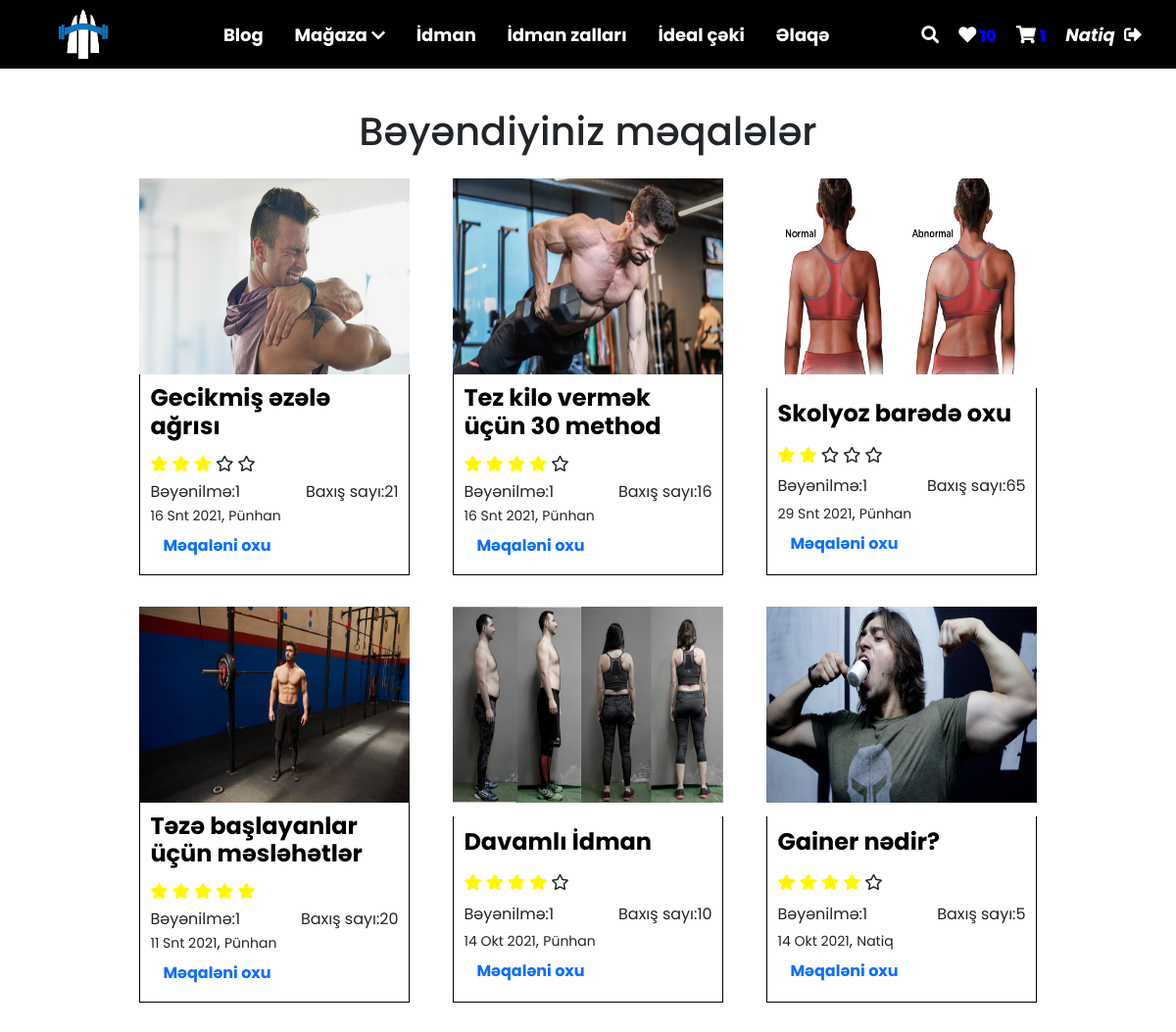
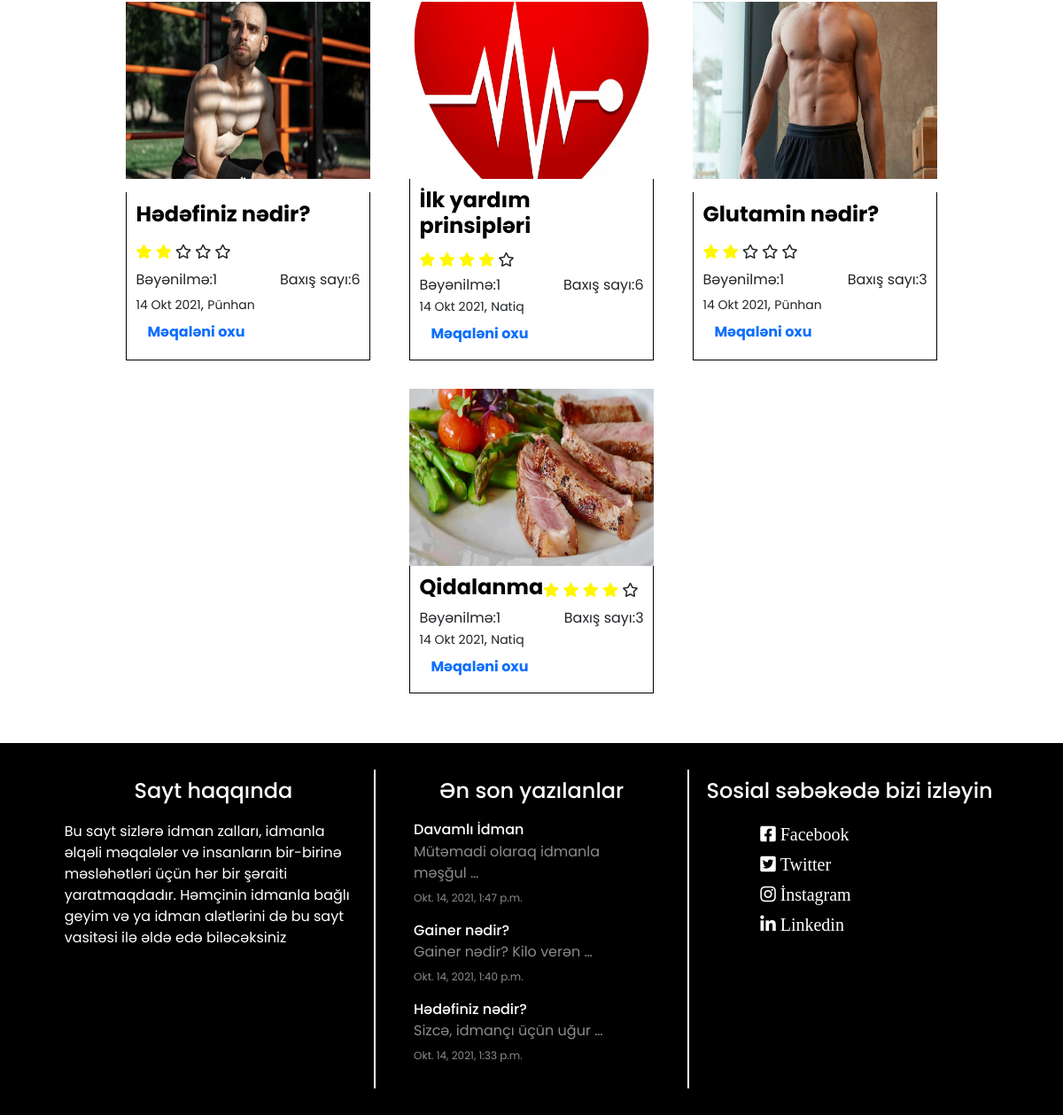
/article/likeArticles/ (signed in), run on the app's committed database (2 pictures, top to bottom).
### article/models.py (models this page shows, shortened)
class LikeArticle(models.Model):
    user = models.ForeignKey('auth.User', on_delete=models.CASCADE, null=True, blank=True )
    article = models.ForeignKey(Article, on_delete=models.CASCADE)

class Article(models.Model):
    author = models.ForeignKey('auth.User', on_delete=models.CASCADE)
    title = models.CharField(max_length=50)
    content = RichTextField()
    article_rate = models.PositiveIntegerField(default=0)
    article_views = models.PositiveIntegerField(default=0)
    articles_likes = models.PositiveIntegerField(default=0)
    article_images = models.FileField( null=True, verbose_name='Sekil elave edin')
    created_date = models.DateTimeField(auto_now_add=True)
    @(property)
    def rated(self):
        comment_rate = Comments.objects.filter(article = self)
        rate =0
        rated=0
        cem=0
        for i in comment_rate:
            rated += i.rate
            cem +=1
        if cem >0 and rated >0:
            rate = round(rated/cem)
        if rate >0:
            self.article_rate = rate
            self.save()
            return (rate)
        else:
            return('None')

class Comments(models.Model):
    article = models.ForeignKey(Article, on_delete=models.CASCADE, verbose_name='Məqalə', related_name='comments')
    comment_author = models.ForeignKey('auth.User', on_delete=models.CASCADE)
    rate = models.IntegerField(default=1,
            validators=[
                MaxValueValidator(5),
                MinValueValidator(0)
            ]
    )
    comment = models.TextField()
    comment_created_date = models.DateTimeField(auto_now_add=True)

### article/views.py (the view)
# urls.py: path('likeArticles/',views.likeArticles, name='likeArticles' ),
def likeArticles(request):
    return render(request, 'likesArticle.html')

### article/views.py (called while the page is built)
def footer(request):
    formm = Article.objects.all().order_by('-created_date')[:3]
    random_article = Article.objects.order_by('?')[0]
    allArticles = Article.objects.all().order_by('-created_date')
    carousel = IndexCarousel.objects.all()
    return{
        'formm':formm,
        'carousel': carousel,
        'allArticles':allArticles,
        'random_article':random_article
    }

def allLikeArticles(request):
    if request.user.id:
        likeArticlenavbar = LikeArticle.objects.filter(user=request.user).order_by('-id')[:2]
        likeArticles = LikeArticle.objects.filter(user=request.user)
        return{
            'likeArticles':likeArticles,
            'likeArticlenavbar':likeArticlenavbar,
        }
    else:
        return{}

### order/models.py (called while the page is built)
    @property
    def amount(self):
        return (self.product.price * self.quantity)

### order/views.py (called while the page is built)
def theCart(request):
    if request.user.id:
        carts = ShopCart.objects.filter(user=request.user)
        shopCartsNavbar = ShopCart.objects.filter(user=request.user).order_by('-id')[:2]
        return{
            'carts':carts,
            'shopCartsNavbar':shopCartsNavbar,
        }
    return {}

### shoppings/views.py (called while the page is built)
def navbarCategory(request):
    categories = Category.objects.filter(parent__isnull=True)
    allProducts = Product.objects.all().order_by('-created_date')
    return{
        'categories':categories,
        'allProducts':allProducts,
    }

### templates/likesArticle.html (shortened to what this page needs)
{% extends "layout.html" %}
{%  block css %}
<link rel="stylesheet" href="/static/allarticle.css">
{% endblock css %}
{% block body %}
<div class='meqaleler-container'>
<div class='article-header'>
    <h1 class="basliq">Bəyəndiyiniz məqalələr</h1>
</div>
    {% if likeArticles  %}
    <div  class="meqaleler d-flex flex-wrap">
        {% for like in likeArticles %}
            <div class="meqale" >
                <div class="sekil">
                    <img id='article-images' src="{{ like.article.article_images.url }}" alt="">
                </div>
                <div class="yazilar yazilar-article d-flex flex-wrap align-items-center">
                    <h4 >{{ like.article.title }}</h4>
                    {% if like.article.rated %}
                    <div stye='width:100%' class="rating mt-1 mb-1">
                        <i class="rating__star {% if like.article.rated >= 1 %}  fas {% else %} far {% endif %}fa-star"></i>
                        <i class="rating__star {% if like.article.rated >= 2 %}  fas {% else %} far {% endif %}fa-star"></i>
                        <i class="rating__star {% if like.article.rated >= 3 %}  fas {% else %} far {% endif %}fa-star"></i>
                        <i class="rating__star {% if like.article.rated >= 4 %}  fas {% else %} far {% endif %}fa-star"></i>
                        <i class="rating__star {% if like.article.rated >= 5 %}  fas {% else %} far {% endif %}fa-star"></i>
                    </div>
                    {% endif %}
                    <div style='width:100%' class='d-flex justify-content-between'>
                        <span>Bəyənilmə:{{like.article.articles_likes}}</span>
                        <span>Baxış sayı:{{like.article.article_views}}</span>
                    </div>
                    <div><small>{{ like.article.created_date|date:"d M Y" }}</small>,
                    <small>{{ like.article.author.first_name }}</small>
                    <a style='font-weight:bolder' class="btn btn-link"  href="/article/viewArticle/{{ like.article.id }}">
                        Məqaləni oxu
                    </a></div>
                </div>
            </div>
        {% endfor %}
</div>
    {% else %}
        <h1 style="color: red; text-align: center">Bəyəndiyiniz məqalə yoxdur</h1>
    {% endif %}
        </div>
{% endblock %}

### templates/includes/navbar.html (shortened to what this page needs)
{% load static %}
<div id="navbar">
      <div class="logo">
          <a href="/">
                <img style='width:50px; height:50px' src="{% static '../media/Logo.png' %} " alt="sekil">
          </a>
      </div>
            <ul id='kecidler' class="kecidler" >
                <li>
                    <a class='kecidler-a' href="/article/allarticle/">Blog</a>
                </li>
                <li class="dropdown">
                    <a class='kecidler-a' href="/shoppings/">Mağaza</a>
                    <i class="fas fa-chevron-down"></i>
                </li>
                <li>
                    <a  class='kecidler-a' href="/sports">İdman</a>
                </li>
                <li>
                    <a class='kecidler-a' href="/gymCenter">İdman zalları</a>
                </li>
                <li>
                    <a class='kecidler-a' href="/idealceki">İdeal çəki</a>
                </li>
                <li>
                    <a class='kecidler-a' href="/contact">Əlaqə</a>
                </li>
            </ul>
        <ul class="icons">
            <li class='search' >
                     <i id='search' class="fas fa-search"></i>
            </li>
        {% if likeArticles %}
            <li class="dropdown1" href="/article/likeArticles">
                <a class='a-href-for-icon' href="/article/likeArticles">
                    <i class="fas fa-heart"></i>
                </a>
            <small class='cartlength'>{{likeArticles|length}}</small>
            </li>
                {% else %}
                <li class="dropdown1" href="">
                <i class="far fa-heart"></i>
                </li>
                    {% endif %}
                {% if carts %}
                <li class="dropdown1" href="/order">
                <a class='a-href-for-icon' href="/order">
                    <i class="fas fa-shopping-cart"></i>
                </a>
            <small class='cartlength'>{{carts|length}}</small>
                    </li>
                    {% else %}
                    <li class="dropdown1" href="">
                    <i class="fas fa-shopping-cart"></i>
                    </li>
                    {% endif %}
            <li class=' navbar-user'>
            {% if request.user.is_authenticated %}
                <a  href="/article/userDashboard">
                <i >
                    {{ request.user.first_name }}
                </i>
            </a>
                <a class='ml-1' href="/user/logout">
                    <i class="fas fa-sign-out-alt"></i>
                </a>
            {% else %}
            <a href="/user/login">
                <i   class="m-lg-1 far fa-user"></i>
            </a>
            {% endif %}
            </li>
    </div>

### templates/includes/footer.html
 <div class="footer">
    <div class="footer-inner">
    <div class="footer-left">
        <h4>Sayt haqqında</h4>
        <p>Bu sayt sizlərə idman zalları, idmanla əlqəli məqalələr və insanların
            bir-birinə məsləhətləri üçün hər bir şəraiti yaratmaqdadır. Həmçinin
        idmanla bağlı geyim və ya idman alətlərini də bu sayt vasitəsi ilə
        əldə edə biləcəksiniz</p>
    </div>
    <div class="footer-center">
        <h4>Ən son yazılanlar</h4>
    <div class="footer-center-articles">
        {% for i in formm %}
                <div class="footer-center-article">
                <a href="/article/viewArticle/{{ i.id }}">
                <h6 style="margin-bottom: 0; margin-top: 8px">{{ i.title | truncatewords:4| safe }}</h6>
                <small id='footer-small'>{{ i.content| truncatewords:4| safe }}  </small>
                </a>
                <small id='footer-small-date'>{{ i.created_date }}</small>
                </div>
        {% endfor %}
    </div>
    </div>
    <div class="footer-right">
        <div>
            <h4>Sosial səbəkədə bizi izləyin</h4>
            <div class="footer-social">
                <a href="https://www.facebook.com/codersaz/">
                    <i class="fab fa-facebook-square"> Facebook</i>
                </a>
                <a href="https://twitter.com/">
                    <i class="fab fa-twitter-square"> Twitter</i>
                </a>
                <a href="https://www.instagram.com/codersazerbaijan">
                    <i class="fab fa-instagram"> İnstagram</i>
                </a>
                <a href="https://az.linkedin.com/company/codersazerbaijan">
                    <i class="fab fa-linkedin"> Linkedin</i>
                </a>
            </div>
        </div>
    </div>
    </div>
</div>

### static/navbar.css (style rules this page uses)
#navbar { width: 100%; position: sticky ; top: 0; padding: 10px 5px; z-index: 999999999; background-color: #000000; display: flex; text-align: center; justify-content: space-evenly; align-items: center; }
.logo { width: 10%; }
.kecidler { display: flex; width: 60%; justify-content: space-evenly; align-items: center; margin-bottom: 0 !important; }
.kecidler>li { color: #ffffff; }
.kecidler>li>a { color: #ffffff; font-size: 18px; font-weight: bold; }
.icons { margin-bottom: 0 !important; display: flex; justify-content: space-evenly; align-items: center; }
.icons>li, .icons>a, .icons>i { color: #ffffff ; font-size: 18px; font-weight: bold; padding: 10px; }
.icons a>i { color: white !important; }
.dropdown { position: relative; }
.cartlength { color: blue; font-weight: bolder; }
.dropdown1 { position: relative; }
.fa-sign-out-alt { margin-left: 5px; }
.search { position: relative; cursor: pointer; }

### static/allarticle.css (style rules this page uses)
.meqaleler-container { width: 80%; margin: 40px auto; }
.article-header { text-align: center; }
.meqaleler { width: 100%; display: flex; flex-wrap: wrap; justify-content: space-evenly; }
.meqale { width: 32%; max-width: 470px; min-width: 250px !important; display: flex; flex-wrap: wrap; margin: 0 auto; display: flex; padding: 1em; justify-content: space-between; }
.yazilar-article { padding: 10px; border-right: 1px solid black ; border-left: 1px solid black ; border-bottom: 1px solid black ; }
.yazilar>h4 { font-weight: bolder; color: black; }
.yazilar { width: 100%; }
.sekil { width: 100%; height: 200px; overflow: hidden; display: flex; justify-content: center; align-items: center; position: relative; }
#article-images { width: 100%; height: 200px; aspect-ratio: auto; }
.rating>.fas { color: rgb(255, 247, 0); }

### static/style.css (style rules this page uses)
* { margin: 0; padding: 0; box-sizing: border-box !important; list-style: none; text-decoration: none !important; font-family: 'Poppins', sans-serif; }
.footer { background-color: black; padding: 30px 0; }
.footer-inner { width: 90%; margin: 0 auto; display: flex; flex-wrap: wrap; justify-content: space-evenly; }
.footer { color: white !important; }
.footer-left,.footer-center,.footer-right { width: 33%; padding: 10px; }
.footer-center-article { width: 80%; margin: 0 auto; }
.footer-center-article small { color: #8d8b8b; }
#footer-small { display: block; margin: 3px 0; font-size: 16px; }
#footer-small-date { font-size: 12px; }
.footer-social { display: flex; flex-wrap: wrap; width: 60%; margin: 0 auto; }
.footer-social>a { width: 100%; margin: 5px 0; }
.footer-social>a>i { font-size: 20px; }
.footer * { color: white; }
.footer h4 { text-align: center; margin-bottom: 20px; }
.footer-center { border-left: 2px solid white; border-right: 2px solid white ; }

### data on the page
LikeArticle: article.article_images (picture), article "Gecikmiş əzələ ağrısı", article.articles_likes "1", article.article_views "21", article.created_date "16 Snt 2021", article.author.first_name "Pünhan"
LikeArticle: article.article_images (picture), article "Tez kilo vermək üçün 30 method", article.articles_likes "1", article.article_views "16", article.created_date "16 Snt 2021", article.author.first_name "Pünhan"
LikeArticle: article.article_images (picture), article "Skolyoz barədə oxu", article.articles_likes "1", article.article_views "65", article.created_date "29 Snt 2021", article.author.first_name "Pünhan"
LikeArticle: article.article_images (picture), article "Təzə başlayanlar üçün məsləhətlər", article.articles_likes "1", article.article_views "20", article.created_date "11 Snt 2021", article.author.first_name "Pünhan"
LikeArticle: article.article_images (picture), article "Davamlı İdman", article.articles_likes "1", article.article_views "10", article.created_date "14 Okt 2021", article.author.first_name "Pünhan"
LikeArticle: article.article_images (picture), article "Gainer nədir?", article.articles_likes "1", article.article_views "5", article.created_date "14 Okt 2021", article.author.first_name "Natiq"
LikeArticle: article.article_images (picture), article "Hədəfiniz nədir?", article.articles_likes "1", article.article_views "6", article.created_date "14 Okt 2021", article.author.first_name "Pünhan"
LikeArticle: article.article_images (picture), article "İlk yardım prinsipləri", article.articles_likes "1", article.article_views "6", article.created_date "14 Okt 2021", article.author.first_name "Natiq"
LikeArticle: article.article_images (picture), article "Glutamin nədir?", article.articles_likes "1", article.article_views "3", article.created_date "14 Okt 2021", article.author.first_name "Pünhan"
LikeArticle: article.article_images (picture), article "Qidalanma", article.articles_likes "1", article.article_views "3", article.created_date "14 Okt 2021", article.author.first_name "Natiq"
Article: title "Davamlı İdman", content "Mütəmadi olaraq idmanla məşğul …", created_date "Okt. 14, 2021, 1:47 p.m."
Article: title "Gainer nədir?", content "Gainer nədir? Kilo verən …", created_date "Okt. 14, 2021, 1:40 p.m."
Article: title "Hədəfiniz nədir?", content "Sizcə, idmançı üçün uğur …", created_date "Okt. 14, 2021, 1:33 p.m."

### other printed values
{{ likeArticles|length }} "10"
{{ carts|length }} "1"
{{ request.user.first_name }} "Natiq"
